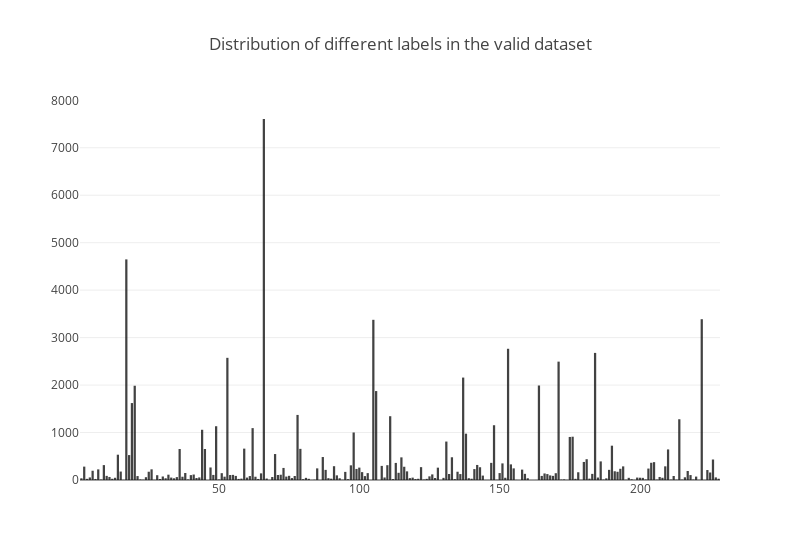

Notebook source saved alongside this figure:
### Code cell
valid_labels = Counter(valid_annotations)

xvalues = list(valid_labels.keys())
yvalues = list(valid_labels.values())
print(xvalues)

trace1 = go.Bar(x=xvalues, y=yvalues, opacity=0.8, name="year count", marker=dict(color='rgba(20, 20, 20, 1)'))
layout = dict(width=800, title='Distribution of different labels in the valid dataset', legend=dict(orientation="h"));

fig = go.Figure(data=[trace1], layout=layout);
iplot(fig);

### Figure 1 — Plotly figure (JSON) as saved in the notebook; plotly's stock layout.template omitted (floating-point values rounded to 4 significant figures; data arrays with more than 128 entries replaced by an {"elided": "..."} marker saying what was removed)
{"data": [{"marker": {"color": "rgba(20, 20, 20, 1)"}, "name": "year count", "opacity": 0.8, "type": "bar", "uid": "1e6303a7-5841-49bf-9c2f-95a97dc63d9c", "x": {"elided": "225 str values"}, "y": {"elided": "225 int values"}}], "layout": {"legend": {"orientation": "h"}, "title": {"text": "Distribution of different labels in the valid dataset"}, "width": 800}}
